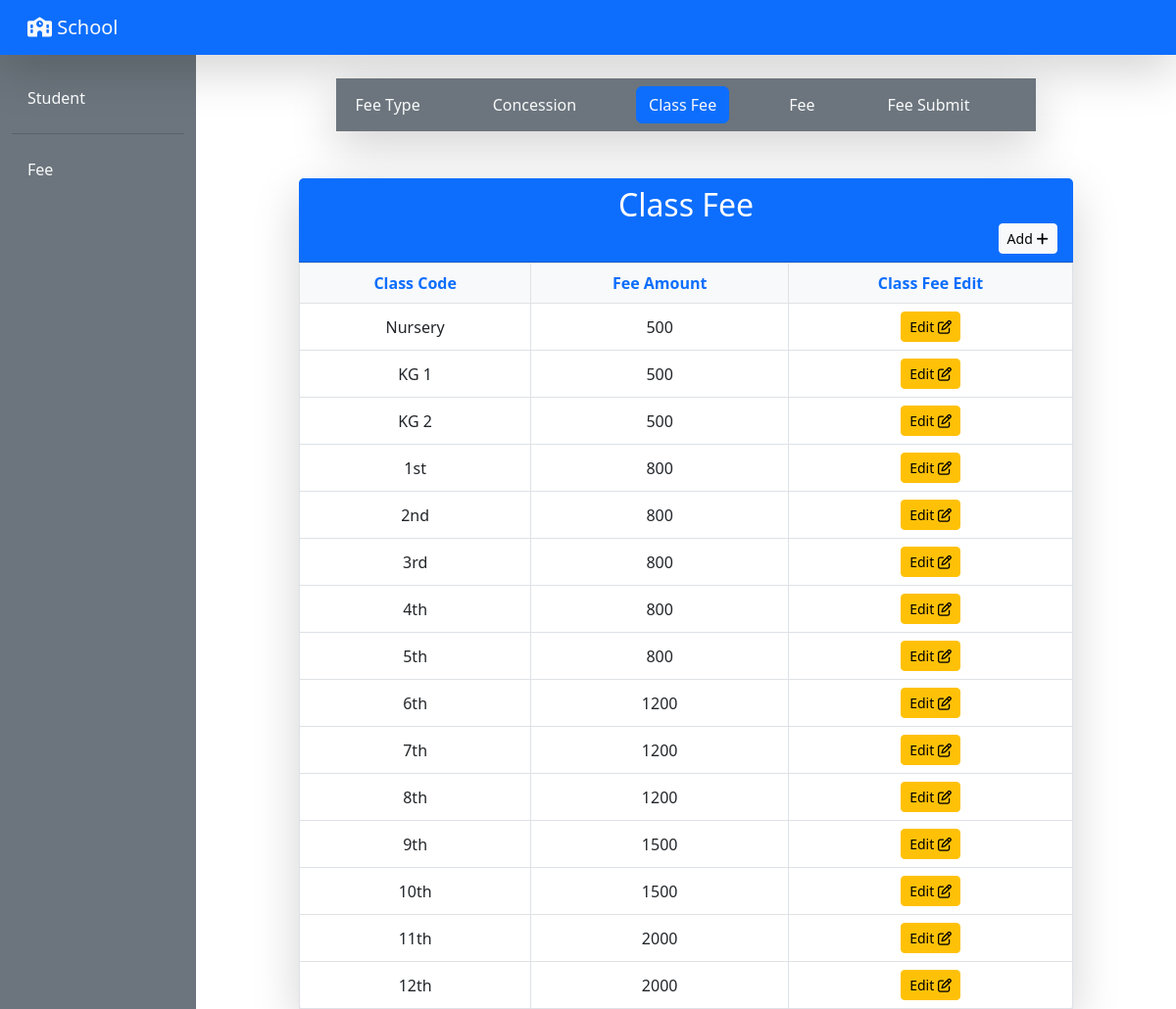
Screenshot of /class-fee/ with the database file from the repository.
### fee/models.py (models this page shows, shortened)
class ClassFee(models.Model):
    class_code = models.ForeignKey(Classes, on_delete = models.CASCADE)
    fee_amount = models.IntegerField()

### student/models.py (models this page shows)
class Classes(models.Model):
    class_code = models.AutoField(primary_key = True)
    class_name = models.CharField(max_length = 200)
    def __str__(self):
        return f"{self.class_name}"

### fee/views.py (the view)
# urls.py: path('class-fee/',views.classFee, name='class_fee'),
def classFee(request):
    class_fee = ClassFee.objects.all()
    return render(request, 'class_fee/class_fee.html', locals())

### fee/templates/class_fee/class_fee.html (shortened to what this page needs)
{% extends 'front_pages/base_fee.html' %}
{% block two %}
    <div class="mt-5">
        <div class="row justify-content-center">
            <div class="col-md-10">
                <div class="card shadow-lg border-0">
                    <div class="card-header bg-primary text-white">
                        <h2 class="text-center mb-0">Class Fee</h2>
                        <a class="btn btn-light btn-sm float-end" href="{% url 'class_fee_add' %}">Add <i class="fa-solid fa-plus"></i></a>
                    </div>
                    <div class="card-body p-0">
                        <table class="table table-hover table-bordered mb-0">
                            <thead class="bg-light">
                                <tr class="text-center">
                                    <th class="text-primary">Class Code</th>
                                    <th class="text-primary">Fee Amount</th>
                                    <th class="text-primary">Class Fee Edit</th>
                                </tr>
                            </thead>
                            <tbody>
                                {% for class_fee in class_fee %}
                                    <tr class="text-center align-middle">
                                        <td>{{ class_fee.class_code }}</td>
                                        <td>{{ class_fee.fee_amount }}</td>
                                        <td><a class="btn btn-warning btn-sm" href="{% url 'class_fee_edit' class_fee.class_code %}">Edit <i class="fa-regular fa-pen-to-square"></i></a></td>
                                    </tr>
                                {% endfor %}
                            </tbody>
                        </table>
                    </div>
                </div>
            </div>
        </div>
    </div>
{% endblock two %}

### rows the page displays
ClassFee: class_code "Nursery", fee_amount "500"
ClassFee: class_code "KG 1", fee_amount "500"
ClassFee: class_code "KG 2", fee_amount "500"
ClassFee: class_code "1st", fee_amount "800"
ClassFee: class_code "2nd", fee_amount "800"
ClassFee: class_code "3rd", fee_amount "800"
ClassFee: class_code "4th", fee_amount "800"
ClassFee: class_code "5th", fee_amount "800"
ClassFee: class_code "6th", fee_amount "1200"
ClassFee: class_code "7th", fee_amount "1200"
ClassFee: class_code "8th", fee_amount "1200"
ClassFee: class_code "9th", fee_amount "1500"
ClassFee: class_code "10th", fee_amount "1500"
ClassFee: class_code "11th", fee_amount "2000"
ClassFee: class_code "12th", fee_amount "2000"
